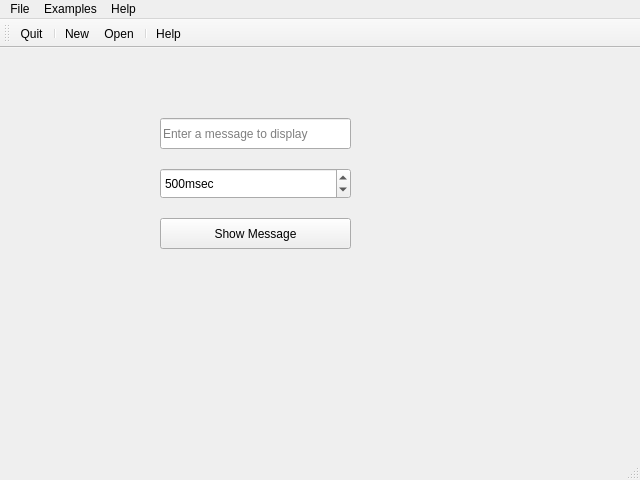
<?xml version="1.0" encoding="UTF-8"?>
<ui version="4.0">
 <class>MainWindow</class>
 <widget class="QMainWindow" name="MainWindow">
  <property name="geometry">
   <rect>
    <x>0</x>
    <y>0</y>
    <width>640</width>
    <height>480</height>
   </rect>
  </property>
  <property name="windowTitle">
   <string>Menu Demo</string>
  </property>
  <widget class="QWidget" name="centralwidget">
   <widget class="QLineEdit" name="ledMessage">
    <property name="geometry">
     <rect>
      <x>160</x>
      <y>70</y>
      <width>191</width>
      <height>31</height>
     </rect>
    </property>
    <property name="frame">
     <bool>true</bool>
    </property>
    <property name="placeholderText">
     <string>Enter a message to display</string>
    </property>
   </widget>
   <widget class="QPushButton" name="btnDisplay">
    <property name="geometry">
     <rect>
      <x>160</x>
      <y>170</y>
      <width>191</width>
      <height>31</height>
     </rect>
    </property>
    <property name="text">
     <string>Show Message</string>
    </property>
   </widget>
   <widget class="QSpinBox" name="sbxMsec">
    <property name="geometry">
     <rect>
      <x>160</x>
      <y>120</y>
      <width>191</width>
      <height>31</height>
     </rect>
    </property>
    <property name="wrapping">
     <bool>true</bool>
    </property>
    <property name="suffix">
     <string>msec</string>
    </property>
    <property name="minimum">
     <number>500</number>
    </property>
    <property name="maximum">
     <number>5000</number>
    </property>
    <property name="singleStep">
     <number>500</number>
    </property>
    <property name="value">
     <number>500</number>
    </property>
   </widget>
  </widget>
  <widget class="QMenuBar" name="menubar">
   <property name="geometry">
    <rect>
     <x>0</x>
     <y>0</y>
     <width>640</width>
     <height>26</height>
    </rect>
   </property>
   <widget class="QMenu" name="menuFile">
    <property name="title">
     <string>File</string>
    </property>
    <addaction name="actionNew"/>
    <addaction name="actionOpen"/>
    <addaction name="actionQuit"/>
   </widget>
   <widget class="QMenu" name="menuExamples">
    <property name="title">
     <string>Examples</string>
    </property>
    <widget class="QMenu" name="menuDialog">
     <property name="title">
      <string>Dialog</string>
     </property>
     <widget class="QMenu" name="menuQMessageBox">
      <property name="title">
       <string>QMessageBox</string>
      </property>
      <addaction name="actioninformation"/>
      <addaction name="actionquestion"/>
      <addaction name="actioncritical"/>
      <addaction name="actionwarning"/>
     </widget>
     <addaction name="menuQMessageBox"/>
     <addaction name="actionQDialogBox"/>
     <addaction name="actionQFileDialog"/>
     <addaction name="actionQColorDialog"/>
    </widget>
    <addaction name="menuDialog"/>
    <addaction name="actionSimple_Widgets"/>
    <addaction name="actionLayouts"/>
    <addaction name="actionAdvanced_Widgets"/>
   </widget>
   <widget class="QMenu" name="menuHelp">
    <property name="title">
     <string>Help</string>
    </property>
    <addaction name="actionHelp"/>
    <addaction name="actionAbout_Menu"/>
   </widget>
   <addaction name="menuFile"/>
   <addaction name="menuExamples"/>
   <addaction name="menuHelp"/>
  </widget>
  <widget class="QStatusBar" name="statusbar"/>
  <widget class="QToolBar" name="toolBar">
   <property name="windowTitle">
    <string>toolBar</string>
   </property>
   <property name="toolButtonStyle">
    <enum>Qt::ToolButtonIconOnly</enum>
   </property>
   <attribute name="toolBarArea">
    <enum>TopToolBarArea</enum>
   </attribute>
   <attribute name="toolBarBreak">
    <bool>false</bool>
   </attribute>
   <addaction name="actionQuit"/>
   <addaction name="separator"/>
   <addaction name="actionNew"/>
   <addaction name="actionOpen"/>
   <addaction name="separator"/>
   <addaction name="actionHelp"/>
  </widget>
  <action name="actionNew">
   <property name="icon">
    <iconset>
     <normaloff>../../../2. Installing PyQt5/CODE/fotos/SidebarGenericFile.icns</normaloff>../../../2. Installing PyQt5/CODE/fotos/SidebarGenericFile.icns</iconset>
   </property>
   <property name="text">
    <string>New</string>
   </property>
   <property name="toolTip">
    <string>Create New Project</string>
   </property>
   <property name="statusTip">
    <string>New Project</string>
   </property>
   <property name="shortcut">
    <string>Ctrl+N</string>
   </property>
   <property name="shortcutContext">
    <enum>Qt::WindowShortcut</enum>
   </property>
  </action>
  <action name="actionOpen">
   <property name="icon">
    <iconset>
     <normaloff>../../../2. Installing PyQt5/CODE/fotos/SidebarGenericFolder.icns</normaloff>../../../2. Installing PyQt5/CODE/fotos/SidebarGenericFolder.icns</iconset>
   </property>
   <property name="text">
    <string>Open</string>
   </property>
   <property name="statusTip">
    <string>Open File</string>
   </property>
   <property name="shortcut">
    <string>Ctrl+O</string>
   </property>
  </action>
  <action name="actionQuit">
   <property name="icon">
    <iconset>
     <normaloff>../../../2. Installing PyQt5/CODE/fotos/exit.png</normaloff>../../../2. Installing PyQt5/CODE/fotos/exit.png</iconset>
   </property>
   <property name="text">
    <string>Quit</string>
   </property>
   <property name="statusTip">
    <string>Click to exit</string>
   </property>
   <property name="shortcut">
    <string>Ctrl+W</string>
   </property>
  </action>
  <action name="actionSimple_Widgets">
   <property name="text">
    <string>Simple Widgets</string>
   </property>
  </action>
  <action name="actionLayouts">
   <property name="text">
    <string>Layouts</string>
   </property>
  </action>
  <action name="actionAdvanced_Widgets">
   <property name="text">
    <string>Advanced Widgets</string>
   </property>
  </action>
  <action name="actionQDialogBox">
   <property name="text">
    <string>QDialogBox</string>
   </property>
  </action>
  <action name="actionQFileDialog">
   <property name="text">
    <string>QFileDialog</string>
   </property>
  </action>
  <action name="actionQColorDialog">
   <property name="text">
    <string>QColorDialog</string>
   </property>
  </action>
  <action name="actioninformation">
   <property name="text">
    <string>information</string>
   </property>
  </action>
  <action name="actionquestion">
   <property name="text">
    <string>question</string>
   </property>
  </action>
  <action name="actioncritical">
   <property name="text">
    <string>critical</string>
   </property>
  </action>
  <action name="actionwarning">
   <property name="text">
    <string>warning</string>
   </property>
  </action>
  <action name="actionHelp">
   <property name="icon">
    <iconset>
     <normaloff>../../../2. Installing PyQt5/CODE/fotos/HelpIcon.icns</normaloff>../../../2. Installing PyQt5/CODE/fotos/HelpIcon.icns</iconset>
   </property>
   <property name="text">
    <string>Help</string>
   </property>
  </action>
  <action name="actionAbout_Menu">
   <property name="text">
    <string>About Menu</string>
   </property>
  </action>
 </widget>
 <resources/>
 <connections/>
</ui>
